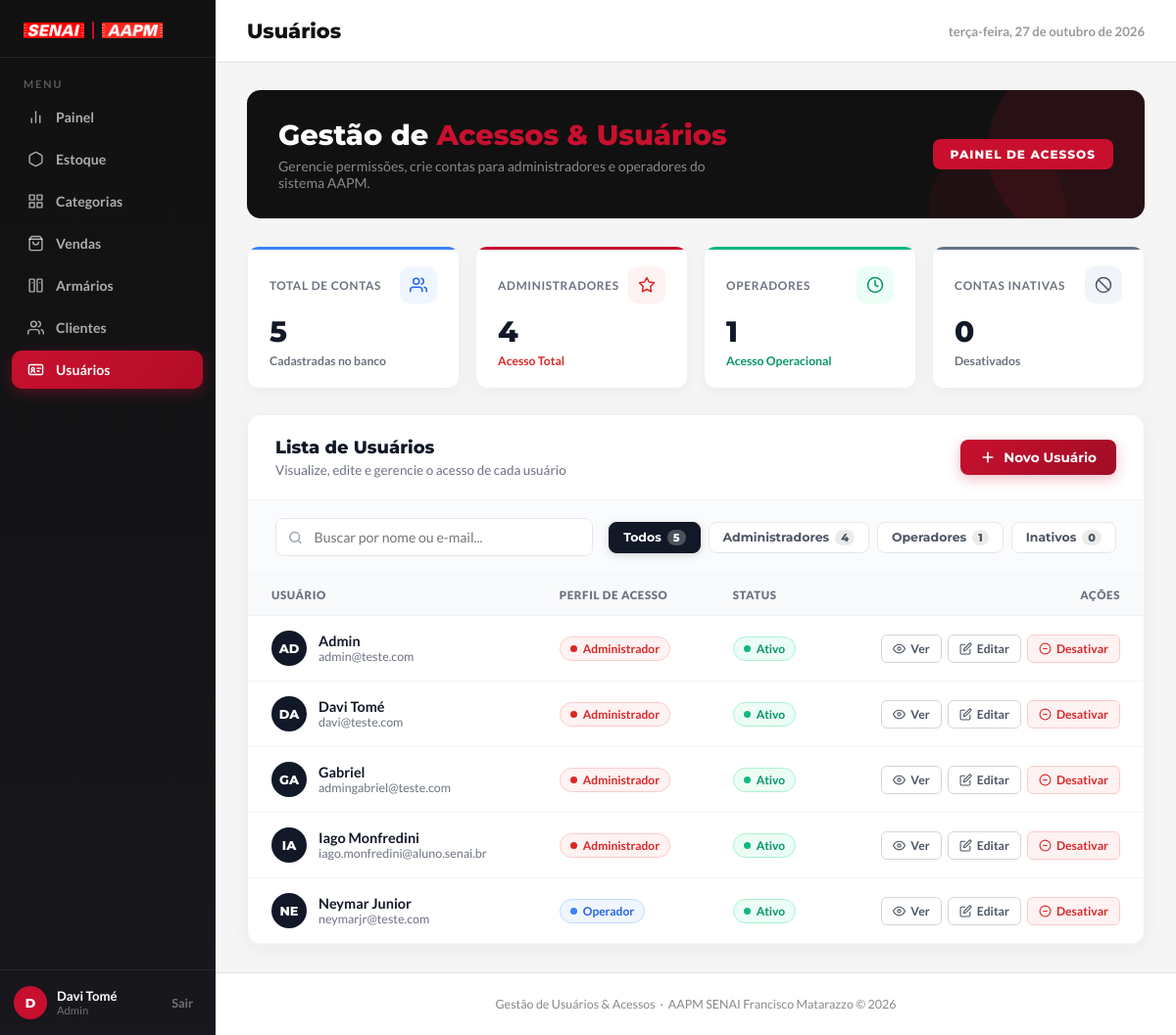
/usuarios/ (signed in), run on the app's committed database.
### app/models/usuario.py (models this page shows)
class Usuario(Base):
    __tablename__ = "usuarios"
    id = Column(Integer, primary_key=True, autoincrement=True)
    nome = Column(String(100), nullable=False)
    email = Column(String(150), unique=True, nullable=False)
    senha_hash = Column(String(255), nullable=False)
    role = Column(String(20), default="operador")
    ativo = Column(Boolean, default=True)
    criado_em = Column(DateTime, server_default=func.now())

### app/controllers/admin_controller.py (the view)
@router.get("/")
def listar_usuarios(
    request: Request,
    db: Session = Depends(get_db),
    admin = Depends(get_admin) # Bloqueia quem não é admin
):
    usuarios = db.query(Usuario).order_by(Usuario.nome).all()
    return templates.TemplateResponse(
        request,
        "usuarios/index.html",
        {
            "request": request,
            "admin": admin,
            "usuarios": usuarios
        }
    )

### app/templates/usuarios/index.html (shortened to what this page needs)
<!DOCTYPE html>
<html lang="pt-BR">
<head>
  <link rel="stylesheet" href="/static/css/usuarios.css?v=7" />
  <link rel="stylesheet" href="/static/css/transicoes.css?v=1" />
</head>
<body>
  <aside class="barra-lateral" id="barraLateral">
    <div class="barra-logo">
      <img class="barra-logo-senai" src="/static/uploads/foto-senai.png" alt="SENAI" />
      <div class="barra-logo-separador"></div>
      <img class="barra-logo-aapm" src="/static/uploads/logo-aapm.png" alt="AAPM" />
    </div>
    <span class="barra-menu-titulo">Menu</span>
    <ul class="barra-nav">
      <li>
        <a href="/painel">
          <svg viewBox="0 0 24 24">
            <line x1="18" y1="20" x2="18" y2="10" />
            <line x1="12" y1="20" x2="12" y2="4" />
            <line x1="6" y1="20" x2="6" y2="14" />
          </svg>
          Painel
        </a>
      </li>
      <li>
        <a href="/produtos/">
          <svg viewBox="0 0 24 24">
            <path d="M21 16V8a2 2 0 0 0-1-1.73l-7-4a2 2 0 0 0-2 0l-7 4A2 2 0 0 0 3 8v8a2 2 0 0 0 1 1.73l7 4a2 2 0 0 0 2 0l7-4A2 2 0 0 0 21 16z" />
          </svg>
          Estoque
        </a>
      </li>
      <li>
        <a href="/categorias/">
          <svg viewBox="0 0 24 24" fill="currentColor">
            <path d="M3 3h7v7H3V3zm11 0h7v7h-7V3zM3 14h7v7H3v-7zm11 0h7v7h-7v-7z" />
          </svg>
          Categorias
        </a>
      </li>
      <li>
        <a href="/pdv/">
          <svg viewBox="0 0 24 24">
            <path d="M6 2L3 6v14a2 2 0 0 0 2 2h14a2 2 0 0 0 2-2V6l-3-4z" />
            <line x1="3" y1="6" x2="21" y2="6" />
            <path d="M16 10a4 4 0 0 1-8 0" />
          </svg>
          Vendas
        </a>
      </li>
      <li>
        <a href="/armarios/">
          <svg viewBox="0 0 24 24">
            <rect x="3" y="3" width="7" height="18" rx="1" />
            <rect x="14" y="3" width="7" height="18" rx="1" />
            <line x1="7" y1="8" x2="7" y2="8.01" />
            <line x1="18" y1="8" x2="18" y2="8.01" />
          </svg>
          Armários
        </a>
      </li>
      <li>
        <a href="/clientes/">
          <svg viewBox="0 0 24 24">
            <path d="M17 21v-2a4 4 0 0 0-4-4H5a4 4 0 0 0-4 4v2" />
            <circle cx="9" cy="7" r="4" />
            <path d="M23 21v-2a4 4 0 0 0-3-3.87" />
            <path d="M16 3.13a4 4 0 0 1 0 7.75" />
          </svg>
          Clientes
        </a>
      </li>
      <li>
        <a href="/usuarios/" class="ativo" aria-current="page">
          <svg viewBox="0 0 24 24">
            <rect x="2" y="5" width="20" height="14" rx="2"></rect>
            <circle cx="8" cy="11" r="2"></circle>
            <path d="M5.5 16c0-1.4 1.1-2.5 2.5-2.5s2.5 1.1 2.5 2.5"></path>
            <line x1="14" y1="10" x2="19" y2="10"></line>
            <line x1="14" y1="14" x2="17" y2="14"></line>
          </svg>
          Usuários
        </a>
      </li>
    </ul>
    <div class="barra-rodape">
      <div class="barra-usuario">
        <div class="avatar-usuario">
          {{ (admin.nome[0] if admin and admin.nome else (usuario.nome[0] if usuario and usuario.nome else 'A')) | upper }}
        </div>
        <div class="info-usuario">
          <strong>{{ admin.nome if admin and admin.nome else (usuario.nome if usuario and usuario.nome else 'Administrador') }}</strong>
          <small>{{ (admin.role if admin and admin.role else (usuario.role if usuario and usuario.role else 'Admin')) | capitalize }}</small>
        </div>
      </div>
      <button class="btn-sair" type="button" onclick="window.location.href='/auth/logout'">
        Sair
      </button>
    </div>
  </aside>
  <div class="conteudo-principal">
    <header class="cabecalho-pagina">
      <div class="cabecalho-titulo">
        <h1>Usuários</h1>
      </div>
      <span class="cabecalho-data" id="dataAtual"></span>
    </header>
    <main class="area-conteudo">
      <section class="bloco-boas-vindas">
        <div class="bv-texto">
          <h2>Gestão de <span>Acessos & Usuários</span></h2>
          <p>Gerencie permissões, crie contas para administradores e operadores do sistema AAPM.</p>
        </div>
        <div class="bv-badge">Painel de Acessos</div>
      </section>
      {% set total_usuarios = usuarios | length %}
      {% set total_admins = usuarios | selectattr('role', 'equalto', 'admin') | list | length %}
      {% set total_operadores = usuarios | selectattr('role', 'equalto', 'operador') | list | length %}
      {% set total_inativos = usuarios | selectattr('ativo', 'equalto', false) | list | length %}
      <section class="grade-metricas">
        <div class="card-metrica card-total">
          <div class="cm-topo">
            <span class="cm-label">Total de Contas</span>
            <div class="cm-icone azul">
              <svg viewBox="0 0 24 24">
                <path d="M17 21v-2a4 4 0 0 0-4-4H5a4 4 0 0 0-4 4v2" />
                <circle cx="9" cy="7" r="4" />
                <path d="M23 21v-2a4 4 0 0 0-3-3.87" />
                <path d="M16 3.13a4 4 0 0 1 0 7.75" />
              </svg>
            </div>
          </div>
          <div class="cm-valor">{{ total_usuarios }}</div>
          <div class="cm-variacao"><span>Cadastradas no banco</span></div>
        </div>
        <div class="card-metrica card-alugado">
          <div class="cm-topo">
            <span class="cm-label">Administradores</span>
            <div class="cm-icone vermelho">
              <svg viewBox="0 0 24 24">
                <path d="M12 2l3 6 7 1-5 5 1 7-6-3-6 3 1-7-5-5 7-1z" />
              </svg>
            </div>
          </div>
          <div class="cm-valor">{{ total_admins }}</div>
          <div class="cm-variacao positivo">
            <span>Acesso Total</span>
          </div>
        </div>
        <div class="card-metrica card-disponivel">
          <div class="cm-topo">
            <span class="cm-label">Operadores</span>
            <div class="cm-icone verde">
              <svg viewBox="0 0 24 24">
                <circle cx="12" cy="12" r="10" />
                <polyline points="12 6 12 12 16 14" />
              </svg>
            </div>
          </div>
          <div class="cm-valor">{{ total_operadores }}</div>
          <div class="cm-variacao disponivel"><span>Acesso Operacional</span></div>
        </div>
        <div class="card-metrica card-inativo">
          <div class="cm-topo">
            <span class="cm-label">Contas Inativas</span>
            <div class="cm-icone cinza">
              <svg viewBox="0 0 24 24">
                <circle cx="12" cy="12" r="10" />
                <line x1="4.93" y1="4.93" x2="19.07" y2="19.07" />
              </svg>
            </div>
          </div>
          <div class="cm-valor">{{ total_inativos }}</div>
          <div class="cm-variacao"><span>Desativados</span></div>
        </div>
      </section>
      <section class="armarios-card">
        <div class="card-cabecalho">
          <div>
            <h3>Lista de Usuários</h3>
            <span>Visualize, edite e gerencie o acesso de cada usuário</span>
          </div>
          <button class="btn-principal" type="button" onclick="abrirModalNovo()">
            <svg viewBox="0 0 24 24" width="16" height="16" fill="none" stroke="currentColor" stroke-width="2.5" stroke-linecap="round" stroke-linejoin="round">
              <line x1="12" y1="5" x2="12" y2="19" />
              <line x1="5" y1="12" x2="19" y2="12" />
            </svg>
            Novo Usuário
          </button>
        </div>
        <div class="filtros-clientes">
          <div class="barra-busca-cliente">
            <svg viewBox="0 0 24 24" fill="none" stroke-width="2.5" stroke-linecap="round" stroke-linejoin="round">
              <circle cx="11" cy="11" r="8" />
              <line x1="21" y1="21" x2="16.65" y2="16.65" />
            </svg>
            <input type="text" id="buscaUsuario" placeholder="Buscar por nome ou e-mail..." autocomplete="off" />
          </div>
          <div class="grupo-chips" id="grupoFiltroTipo">
            <button class="btn-filtro ativo" type="button" data-tipo="">
              Todos <span class="chip-contador">{{ total_usuarios }}</span>
            </button>
            <button class="btn-filtro" type="button" data-tipo="admin">
              Administradores <span class="chip-contador">{{ total_admins }}</span>
            </button>
            <button class="btn-filtro" type="button" data-tipo="operador">
              Operadores <span class="chip-contador">{{ total_operadores }}</span>
            </button>
            <button class="btn-filtro" type="button" data-tipo="inativo">
              Inativos <span class="chip-contador">{{ total_inativos }}</span>
            </button>
          </div>
        </div>
        <div class="tabela-container">
          <table class="tabela-armarios">
            <thead>
              <tr>
                <th>Usuário</th>
                <th>Perfil de Acesso</th>
                <th>Status</th>
                <th style="text-align:right">Ações</th>
              </tr>
            </thead>
            <tbody id="tabelaUsuarios">
              {% set email_logado = (admin.email if admin and admin.email else (usuario.email if usuario and usuario.email else '')) %}
              {% for u in usuarios %}
              <tr data-tipo="{{ 'inativo' if not u.ativo else u.role }}">
                <td>
                  <div class="usuario-cell">
                    <div class="usuario-avatar {{ 'ativo-av' if u.ativo else '' }}">
                      {{ u.nome[:2] | upper }}
                    </div>
                    <div>
                      <div class="usuario-info-nome">{{ u.nome }}</div>
                      <div class="usuario-info-email">{{ u.email }}</div>
                    </div>
                  </div>
                </td>
                <td>
                  <span class="tag-tipo {{ 'vermelho' if u.role == 'admin' else 'azul' }}">
                    <span class="ponto-status"></span>
                    {{ "Administrador" if u.role == 'admin' else "Operador" }}
                  </span>
                </td>
                <td>
                  <span class="tag-tipo {{ 'verde' if u.ativo else 'cinza' }}">
                    <span class="ponto-status"></span>
                    {{ "Ativo" if u.ativo else "Inativo" }}
                  </span>
                </td>
                <td>
                  <div class="acoes-armario" style="justify-content: flex-end;">
                    <button
                      class="btn-acao btn-abrir-ver"
                      type="button"
                      title="Ver detalhes do usuário"
                      data-id="{{ u.id }}"
                      data-nome="{{ u.nome }}"
                      data-email="{{ u.email }}"
                      data-role="{{ u.role }}"
                      data-ativo="{{ 'true' if u.ativo else 'false' }}"
                      onclick="abrirModalVerBtn(this)">
                      <svg viewBox="0 0 24 24">
                        <path d="M1 12s4-8 11-8 11 8 11 8-4 8-11 8-11-8-11-8z" />
                        <circle cx="12" cy="12" r="3" />
                      </svg>
                      Ver
                    </button>
                    <button
                      class="btn-acao btn-editar"
                      type="button"
                      title="Editar usuário"
                      data-id="{{ u.id }}"
                      data-nome="{{ u.nome }}"
                      data-email="{{ u.email }}"
                      data-role="{{ u.role }}"
                      onclick="abrirModalEditarBtn(this)">
                      <svg viewBox="0 0 24 24">
                        <path d="M11 4H4a2 2 0 0 0-2 2v14a2 2 0 0 0 2 2h14a2 2 0 0 0 2-2v-7" />
                        <path d="M18.5 2.5a2.121 2.121 0 0 1 3 3L12 15l-4 1 1-4 9.5-9.5z" />
                      </svg>
                      Editar
                    </button>
                    {% set is_proprio = (u.email == email_logado) %}
                    {% if u.ativo %}
                    <button
                      class="btn-acao btn-excluir"
                      type="button"
                      title="{{ 'Você não pode desativar seu próprio acesso' if is_proprio else 'Desativar acesso' }}"
                      data-id="{{ u.id }}"
                      data-nome="{{ u.nome }}"
                      data-acao="desativar"
                      data-proprio="{{ 'true' if is_proprio else 'false' }}"
                      onclick="abrirModalToggleBtn(this)">
                      <svg viewBox="0 0 24 24">
                        <circle cx="12" cy="12" r="10" />
                        <line x1="8" y1="12" x2="16" y2="12" />
                      </svg>
                      Desativar
                    </button>
                    {% endif %}
                  </div>
                </td>
              </tr>
              {% endfor %}
            </tbody>
          </table>
        </div>
      </section>
    </main>
    <footer class="rodape-admin">
      Gestão de Usuários & Acessos &nbsp;·&nbsp; AAPM SENAI Francisco Matarazzo &copy; 2026
    </footer>
  </div>
</body>
</html>

### app/static/css/transicoes.css (style rules this page uses)
html { scroll-behavior: smooth !important; }
body { transition: opacity 0.18s cubic-bezier(0.4, 0, 0.2, 1), transform 0.18s cubic-bezier(0.4, 0, 0.2, 1); }
.scroll-revelar { opacity: 0; transform: translateY(18px); transition: opacity 0.45s cubic-bezier(0.16, 1, 0.3, 1), transform 0.45s cubic-bezier(0.16, 1, 0.3, 1); will-change: opacity, transform; }
.scroll-revelar.scroll-revelado { opacity: 1; transform: translateY(0); }

### data on the page
Usuario: nome "Davi Tomé", nome "DA", email "davi@teste.com", role "Administrador", ativo "Ativo"
Usuario: nome "AD", nome "Admin", email "admin@teste.com", role "Administrador", ativo "Ativo"
Usuario: nome "GA", nome "Gabriel", email "admingabriel@teste.com", role "Administrador", ativo "Ativo"
Usuario: nome "IA", nome "Iago Monfredini", email "iago.monfredini@aluno.senai.br", role "Administrador", ativo "Ativo"
Usuario: nome "NE", nome "Neymar Junior", email "neymarjr@teste.com", role "Operador", ativo "Ativo"

### other printed values
{{ total_usuarios }} "5"
{{ total_admins }} "4"
{{ total_operadores }} "1"
{{ total_inativos }} "0"
